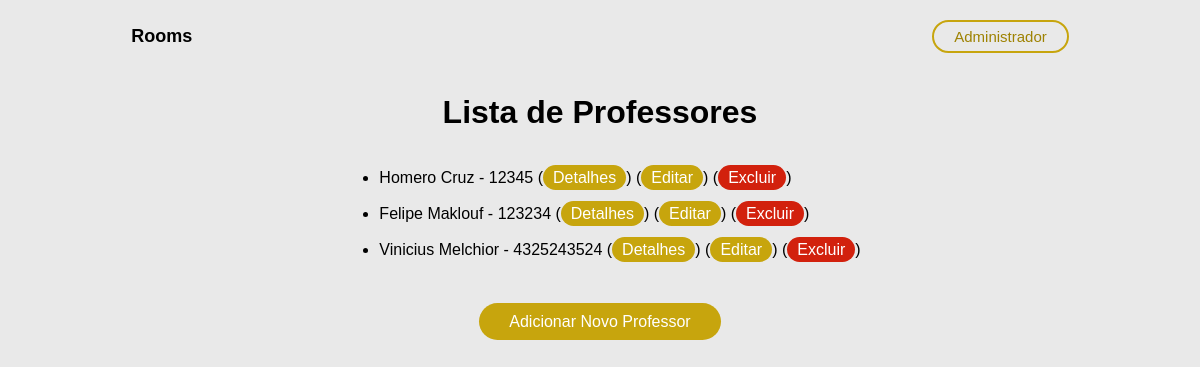
Screenshot of /teachers/ with the database file from the repository.
### core/models.py (models this page shows, shortened)
class Teacher(models.Model):
    teacher_id = models.AutoField(primary_key=True)
    siape = models.CharField(max_length=8)
    first_name = models.CharField(max_length=30)
    last_name = models.CharField(max_length=30)

### users/views.py (the view)
# urls.py: path('teachers/', views.teacher_list, name='teacher_list'),
def teacher_list(request):
    teachers = Teacher.objects.all()
    return render(request, 'teacher_list.html', {'teachers': teachers})

### templates/teacher_list.html (shortened to what this page needs)
{% load static %}
<!DOCTYPE html>
<html lang="en">
<head>
    <link rel="stylesheet" href="{% static 'css/list.css' %}" />
</head>
<body>
    <header>
        <div class="logo">Rooms</div>
        <div class="login">Administrador</div>
    </header>
    <h1>Lista de Professores</h1>
    <div class="contentList">
        <ul>
            {% for teacher in teachers %}
                <li>{{ teacher.first_name }} {{ teacher.last_name }} - {{ teacher.siape }}
                    (<a class="options" href="{% url 'teacher_detail' pk=teacher.pk %}">Detalhes</a>)
                    (<a class="options" href="{% url 'teacher_update' pk=teacher.pk %}">Editar</a>)
                    (<a class="optionsE" href="{% url 'teacher_delete' pk=teacher.pk %}">Excluir</a>)
                </li>
            <br>
            {% empty %}
                <li>Nenhum professor encontrado.</li>
            {% endfor %}
        </ul>
    </div>
    <div class="alignA">
        <a class="return" href="{% url 'teacher_create' %}">Adicionar Novo Professor</a>
    </div>
</body>
</html>

### static/css/list.css (style rules this page uses)
body { margin: 0; font-family: "Montserrat", sans-serif; font-optical-sizing: auto; font-style: normal; background-color: #e9e9e9; }
header { display: flex; justify-content: center; align-items: center; padding: 20px 300px; background-color: #e9e9e9; }
.logo { font-size: 18px; font-weight: bold; margin-right: 700px; }
.login { margin-left: 40px; font-size: 15px; cursor: pointer; color: #9e8202; padding: 6px 20px; border: 2px solid #c7a50d; border-radius: 20px; background-color: transparent; transition: background-color 0.3s, color 0.3s; }
h1 { text-align: center; }
.alignA { margin-top: 20px; text-align: center; }
.return { padding: 10px 30px; font-size: 16px; color: #fff; background-color: #c7a50d; border: none; cursor: pointer; border-radius: 20px; transition: background-color 0.3s, color 0.3s; text-decoration: none; }
.options { padding: 4px 10px; font-size: 16px; color: #fff; background-color: #c7a50d; border: none; cursor: pointer; border-radius: 20px; transition: background-color 0.3s, color 0.3s; text-decoration: none; }
.optionsE { padding: 4px 10px; font-size: 16px; color: #fff; background-color: #d2210d; border: none; cursor: pointer; border-radius: 20px; transition: background-color 0.3s, color 0.3s; text-decoration: none; }
.contentList { display: flex; justify-content: center; }

### rows the page displays
Teacher: first_name "Homero", last_name "Cruz", siape "12345"
Teacher: first_name "Felipe", last_name "Maklouf", siape "123234"
Teacher: first_name "Vinicius", last_name "Melchior", siape "4325243524"
